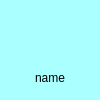
<?xml version="1.0" encoding="UTF-8"?>
<ui version="4.0">
 <class>Dialog</class>
 <widget class="QDialog" name="Dialog">
  <property name="geometry">
   <rect>
    <x>0</x>
    <y>0</y>
    <width>100</width>
    <height>100</height>
   </rect>
  </property>
  <property name="minimumSize">
   <size>
    <width>100</width>
    <height>100</height>
   </size>
  </property>
  <property name="maximumSize">
   <size>
    <width>100</width>
    <height>100</height>
   </size>
  </property>
  <property name="windowTitle">
   <string/>
  </property>
  <property name="styleSheet">
   <string notr="true">background-color: rgb(170, 255, 255);</string>
  </property>
  <property name="modal">
   <bool>false</bool>
  </property>
  <widget class="QLabel" name="label">
   <property name="geometry">
    <rect>
     <x>10</x>
     <y>70</y>
     <width>80</width>
     <height>15</height>
    </rect>
   </property>
   <property name="text">
    <string>name</string>
   </property>
   <property name="alignment">
    <set>Qt::AlignCenter</set>
   </property>
  </widget>
  <widget class="QLabel" name="image">
   <property name="geometry">
    <rect>
     <x>35</x>
     <y>20</y>
     <width>30</width>
     <height>30</height>
    </rect>
   </property>
   <property name="minimumSize">
    <size>
     <width>30</width>
     <height>30</height>
    </size>
   </property>
   <property name="maximumSize">
    <size>
     <width>30</width>
     <height>30</height>
    </size>
   </property>
  </widget>
 </widget>
 <resources/>
 <connections/>
</ui>
